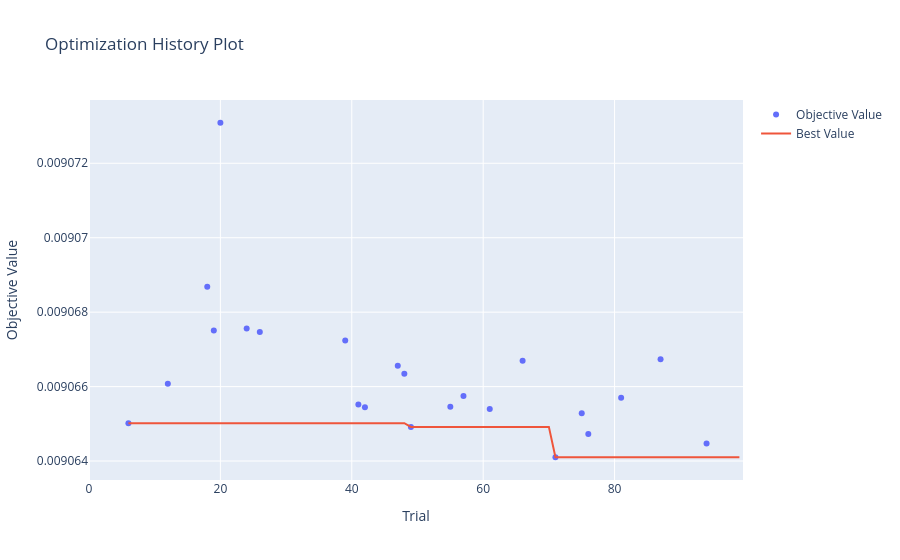
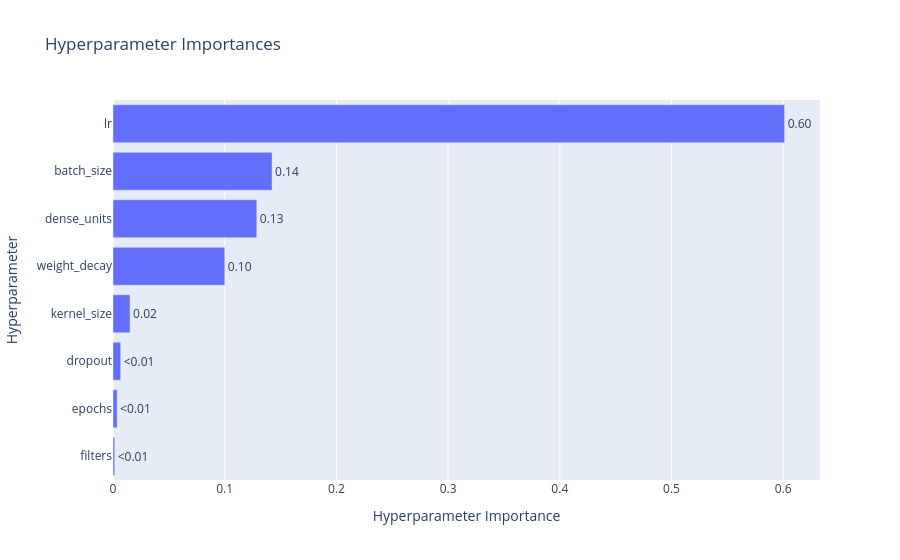

Source (notebook cell) for these figures, in order:
### Code cell
study = results[0]["study"]

vis.plot_optimization_history(study).show()
vis.plot_param_importances(study).show()

### Figure 1 — Plotly figure (JSON) as saved in the notebook; plotly's stock layout.template omitted (floating-point values rounded to 4 significant figures)
{"data": [{"mode": "markers", "name": "Objective Value", "x": [6, 12, 18, 19, 20, 24, 26, 39, 41, 42, 47, 48, 49, 55, 57, 61, 66, 71, 75, 76, 81, 87, 94], "y": [0.009065, 0.009066, 0.009069, 0.009068, 0.009073, 0.009068, 0.009067, 0.009067, 0.009066, 0.009065, 0.009067, 0.009066, 0.009065, 0.009065, 0.009066, 0.009065, 0.009067, 0.009064, 0.009065, 0.009065, 0.009066, 0.009067, 0.009064], "type": "scatter"}, {"mode": "lines", "name": "Best Value", "x": [0, 1, 2, 3, 4, 5, 6, 7, 8, 9, 10, 11, 12, 13, 14, 15, 16, 17, 18, 19, 20, 21, 22, 23, 24, 25, 26, 27, 28, 29, 30, 31, 32, 33, 34, 35, 36, 37, 38, 39, 40, 41, 42, 43, 44, 45, 46, 47, 48, 49, 50, 51, 52, 53, 54, 55, 56, 57, 58, 59, 60, 61, 62, 63, 64, 65, 66, 67, 68, 69, 70, 71, 72, 73, 74, 75, 76, 77, 78, 79, 80, 81, 82, 83, 84, 85, 86, 87, 88, 89, 90, 91, 92, 93, 94, 95, 96, 97, 98, 99], "y": [null, null, null, null, null, null, 0.009065, 0.009065, 0.009065, 0.009065, 0.009065, 0.009065, 0.009065, 0.009065, 0.009065, 0.009065, 0.009065, 0.009065, 0.009065, 0.009065, 0.009065, 0.009065, 0.009065, 0.009065, 0.009065, 0.009065, 0.009065, 0.009065, 0.009065, 0.009065, 0.009065, 0.009065, 0.009065, 0.009065, 0.009065, 0.009065, 0.009065, 0.009065, 0.009065, 0.009065, 0.009065, 0.009065, 0.009065, 0.009065, 0.009065, 0.009065, 0.009065, 0.009065, 0.009065, 0.009065, 0.009065, 0.009065, 0.009065, 0.009065, 0.009065, 0.009065, 0.009065, 0.009065, 0.009065, 0.009065, 0.009065, 0.009065, 0.009065, 0.009065, 0.009065, 0.009065, 0.009065, 0.009065, 0.009065, 0.009065, 0.009065, 0.009064, 0.009064, 0.009064, 0.009064, 0.009064, 0.009064, 0.009064, 0.009064, 0.009064, 0.009064, 0.009064, 0.009064, 0.009064, 0.009064, 0.009064, 0.009064, 0.009064, 0.009064, 0.009064, 0.009064, 0.009064, 0.009064, 0.009064, 0.009064, 0.009064, 0.009064, 0.009064, 0.009064, 0.009064], "type": "scatter"}, {"marker": {"color": "#cccccc"}, "mode": "markers", "name": "Infeasible Trial", "showlegend": false, "x": [], "y": [], "type": "scatter"}], "layout": {"title": {"text": "Optimization History Plot"}, "xaxis": {"title": {"text": "Trial"}}, "yaxis": {"title": {"text": "Objective Value"}}}}

### Figure 2 — Plotly figure (JSON) as saved in the notebook; plotly's stock layout.template omitted (floating-point values rounded to 4 significant figures)
{"data": [{"cliponaxis": false, "hovertemplate": ["filters (IntDistribution): 0.0015177389607136827<extra></extra>", "epochs (IntDistribution): 0.0037565354882507537<extra></extra>", "dropout (FloatDistribution): 0.006903399987658332<extra></extra>", "kernel_size (IntDistribution): 0.01528637831069255<extra></extra>", "weight_decay (FloatDistribution): 0.10010981161635203<extra></extra>", "dense_units (IntDistribution): 0.12875060566395183<extra></extra>", "batch_size (CategoricalDistribution): 0.14238440278565875<extra></extra>", "lr (FloatDistribution): 0.6012911271867222<extra></extra>"], "name": "Objective Value", "orientation": "h", "text": ["<0.01", "<0.01", "<0.01", "0.02", "0.10", "0.13", "0.14", "0.60"], "textposition": "outside", "x": [0.001518, 0.003757, 0.006903, 0.01529, 0.1001, 0.1288, 0.1424, 0.6013], "y": ["filters", "epochs", "dropout", "kernel_size", "weight_decay", "dense_units", "batch_size", "lr"], "type": "bar"}], "layout": {"title": {"text": "Hyperparameter Importances"}, "xaxis": {"title": {"text": "Hyperparameter Importance"}}, "yaxis": {"title": {"text": "Hyperparameter"}}}}
